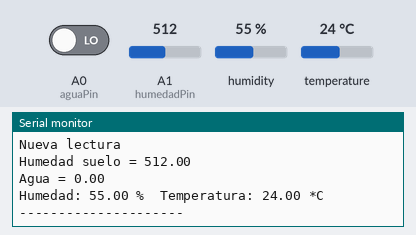
The sketch below on a simulated Arduino Uno, built with avr-gcc and run on an emulated ATmega328P. On the bench: the last lines printed to the serial monitor. The test bench sets the inputs (shaded band); at power-on: humidity 55 %, A1 (humedadPin) = 512, A0 (aguaPin) LOW, temperature 24 °C.

Above: at 5.8 s.
5.9 s: humidity set to 22 %
At 11.3 s:
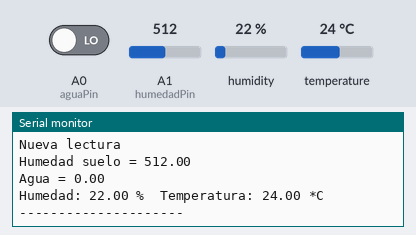
11.9 s: A1 (humedadPin) set to 716
17.9 s: A0 (aguaPin) driven HIGH
23.9 s: temperature set to 12 °C
At 26.0 s:
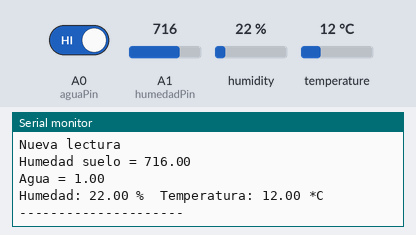
29.9 s: A1 (humedadPin) set to 900
35.9 s: humidity set to 40 %
At 40.7 s:
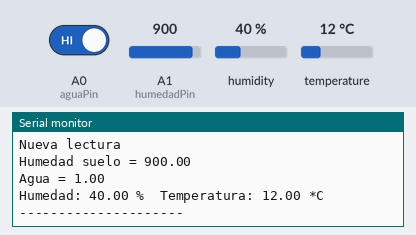
Timing chart, 0 to 42.2 s (numbered marks = the images above; inputs shaded):
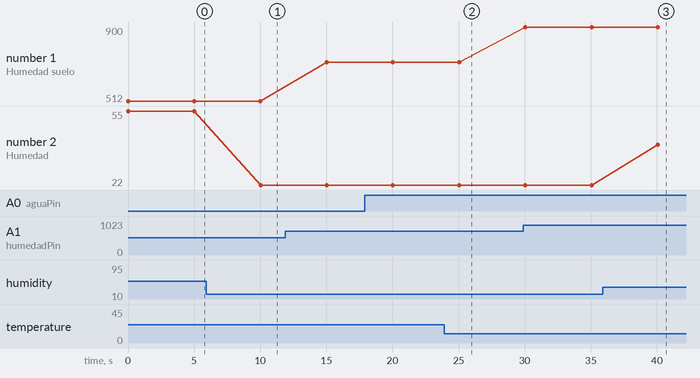

Measured:
- after the input at 5.9 s, the serial monitor: prints a new line after 4.1 s (image 1)
- after the input at 23.9 s, the serial monitor: prints a new line after 1.1 s (image 2)
- after the input at 35.9 s, the serial monitor: prints a new line after 4.2 s (image 3)
- plotted number 1: 512 → 716 after the input at 11.9 s, 716 → 900 after the input at 29.9 s
- plotted number 2: 55 → 22 after the input at 5.9 s, 22 → 40 after the input at 35.9 s

The sketch:

SensoresArduino.ino
```cpp
#include "DHT.h"

#define DHTTYPE DHT22

int aguaPin = A0;
int humedadPin = A1;

int DHTPIN = 8;

float sensorAgua;
float dhtValue[2] = {0};
float sensorHumedadSuelo;

DHT dht(DHTPIN, DHTTYPE);

void setup() {
  Serial.begin(115200);
  pinMode(aguaPin, INPUT);

  Wire.begin();
  dht.begin();
}

void loop() {
  Serial.println("Nueva lectura");
  sensorHumedadSuelo = analogRead(humedadPin);
  Serial.print("Humedad suelo = " );
  Serial.println(sensorHumedadSuelo);

  sensorAgua = digitalRead(aguaPin);
  Serial.print("Agua = " );
  Serial.println(sensorAgua);

  dht.readTempAndHumidity(dhtValue);
  Serial.print("Humedad: ");
  Serial.print(dhtValue[0]);
  Serial.print(" %\t");
  Serial.print("Temperatura: ");
  Serial.print(dhtValue[1]);
  Serial.println(" *C");

  Serial.println("---------------------");

  delay(5000);
}
```
